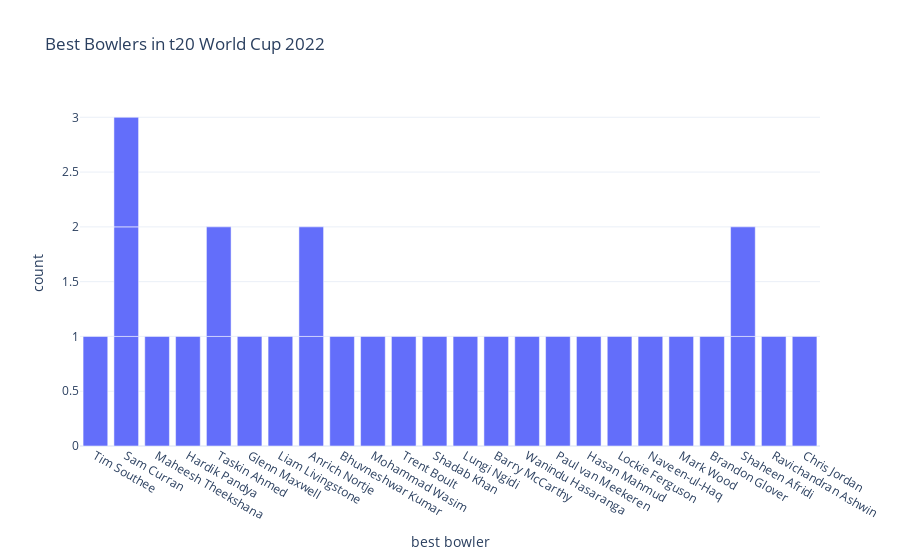

Notebook source saved alongside this figure:
### Markdown cell above
### Virat Kohli, Sam Curran, Taskin Ahmed, Suryakumar Yadav, and Shadab Khan got the player of the match in 2 matches. No player got the player of the match award in more than two matches.

### Code cell
# the bowlers with the best bowling figures at the end of the matches:


figure = px.bar(data, x=data["best bowler"],title="Best Bowlers in t20 World Cup 2022")

figure.show()

### Figure 1 — Plotly figure (JSON) as saved in the notebook; plotly's stock layout.template omitted (floating-point values rounded to 4 significant figures)
{"data": [{"alignmentgroup": "True", "hovertemplate": "best bowler=%{x}<br>count=%{y}<extra></extra>", "legendgroup": "", "marker": {"color": "#636efa", "pattern": {"shape": ""}}, "name": "", "offsetgroup": "", "orientation": "v", "showlegend": false, "textposition": "auto", "type": "bar", "x": ["Tim Southee", "Sam Curran", "Maheesh Theekshana", "Hardik Pandya", "Taskin Ahmed", "Glenn Maxwell", "Liam Livingstone", "Anrich Nortje", "Bhuvneshwar Kumar", "Mohammad Wasim", "Trent Boult", "Taskin Ahmed", "Shadab Khan", "Lungi Ngidi", "Barry McCarthy", "Wanindu Hasaranga", "Sam Curran", "Paul van Meekeren", "Hasan Mahmud", "Anrich Nortje", "Lockie Ferguson", "Naveen-ul-Haq", "Mark Wood", "Brandon Glover", "Shaheen Afridi", "Ravichandran Ashwin", "Shaheen Afridi", "Chris Jordan", "Sam Curran"], "xaxis": "x", "y": [1, 1, 1, 1, 1, 1, 1, 1, 1, 1, 1, 1, 1, 1, 1, 1, 1, 1, 1, 1, 1, 1, 1, 1, 1, 1, 1, 1, 1], "yaxis": "y"}], "layout": {"barmode": "relative", "legend": {"tracegroupgap": 0}, "title": {"text": "Best Bowlers in t20 World Cup 2022"}, "xaxis": {"anchor": "y", "domain": [0, 1], "title": {"text": "best bowler"}}, "yaxis": {"anchor": "x", "domain": [0, 1], "title": {"text": "count"}}}}
